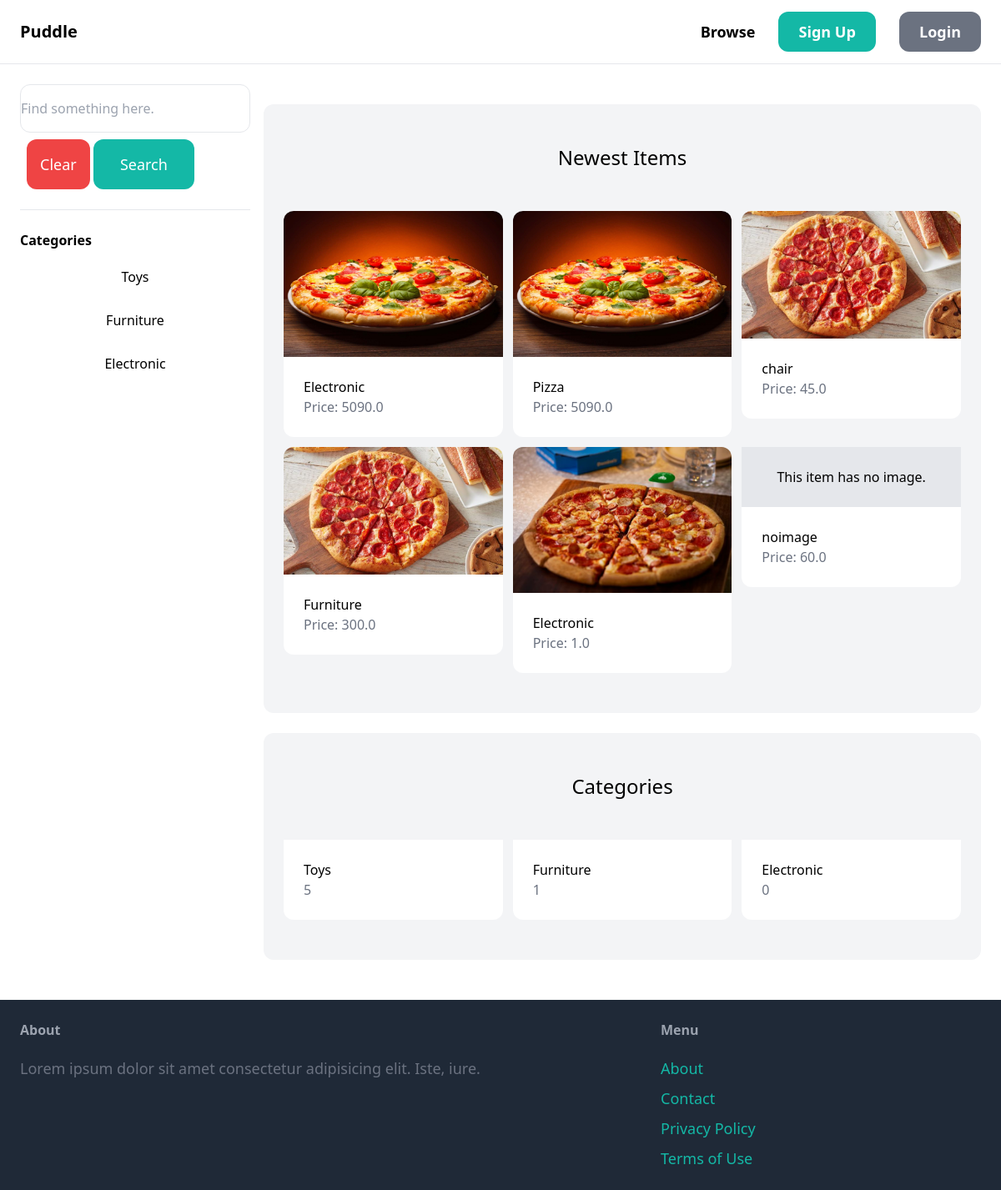
The app's page /items/ with its own data.
### items/models.py (models this page shows, shortened)
class Category(models.Model):
    name = models.CharField(max_length=255)
    class Meta:
        verbose_name_plural = 'Categories'

class Item(models.Model):
    category = models.ForeignKey(Category,related_name='items',on_delete=models.CASCADE)
    name = models.CharField(max_length=255)
    description = models.TextField(blank=True,null=True)
    price = models.FloatField()
    image = models.ImageField(upload_to='item_images',blank=True,null=True)
    is_sold = models.BooleanField(default=False)
    created_by = models.ForeignKey(User,related_name='items',on_delete=models.CASCADE)
    created_at = models.DateTimeField(auto_now_add = True)

### items/views.py (the view)
# urls.py: path('',views.items,name='items'),
def items(request):
     query = request.GET.get('query','')
     category_id = request.GET.get('category',0)
     categories = Category.objects.all()
     items = Item.objects.filter(is_sold=False)
     if category_id:
          items = items.filter(category_id = category_id)
     if query:
          items = items.filter(Q(name__icontains=query) | Q(description__icontains=query))
     return render(request,'items.html',{
           'items' : items,
           'query' : query,
           'categories' : categories,
           'category_id' : int(category_id)
      })

### items/templates/items.html (shortened to what this page needs)
{% extends 'main.html'%} {%block content%}
<div class="pb-6 grid grid-cols-4 gap-4">
  <div class="col-span-1">
    <form action="{%url 'items:items'%}" method="get">
      <span>
        <input
          type="text"
          name="query"
          class="w-full py-4 border rounded-xl"
          value="{{ query }}"
          placeholder="Find something here."
        />
         <button type="button" id="clearButton" class="ml-2 py-4 px-4 text-lg bg-red-500 text-white rounded-xl">
      Clear
    </button>
      </span>
      <button class="mt-2 py-4 px-8 text-lg bg-teal-500 text-white rounded-xl">
        Search
      </button>
    </form>
    <hr class="my-6" />
    <p class="font-semibold mb-3">Categories</p>
    <ul>
      {% for category in categories %}
      <li
        class="py-2 px-1 rounded-xl {%if category.id == category_id%} bg-gray-100 {%endif%} mb-3 text-center"
      >
        <a
          href="{%url 'items:items'%}?query={{query}}&category={{category.id}} "
        >
          {{ category.name }}
        </a>
      </li>
      {%endfor%}
    </ul>
  </div>
  <div class="col-span-3">
    <div class="mt-6 px-6 py-12 bg-gray-100 rounded-xl">
      <h2 class="mb-12 text-2xl text-center">Newest Items</h2>
      <div class="grid grid-cols-3 gap-3">
        {%for item in items%}
        <div>
          <a href="{% url 'items:detail' item.id %}">
            <div>
              {% if item.image %}
              <img src="{{ item.image.url }}" class="rounded-t-xl" alt="none" />
              {%else%}
              <p class="text-center p-6 bg-gray-200">This item has no image.</p>
              {% endif %}
            </div>
            <div class="p-6 bg-white rounded-b-xl">
              <h2 class="test-2xl">{{ item.name }}</h2>
              <p class="text-gray-500">Price: {{ item.price }}</p>
            </div>
          </a>
        </div>
        {%endfor%}
      </div>
    </div>
    <div class="mt-6 px-6 py-12 bg-gray-100 rounded-xl">
      <h2 class="mb-12 text-2xl text-center">Categories</h2>
      <div class="grid grid-cols-3 gap-3">
        {%for category in categories%}
        <div>
          <a href="">
            <div class="p-6 bg-white rounded-b-xl">
              <h2 class="test-2xl">{{ category.name }}</h2>
              <p class="text-gray-500">{{ category.items.count }}</p>
            </div>
          </a>
        </div>
        {%endfor%}
      </div>
    </div>
  </div>
</div>
{%endblock%}

### records on screen
Category: name "Toys", items.count "5"
Category: name "Furniture", items.count "1"
Category: name "Electronic", items.count "0"
Item: image (picture), name "Electronic", price "5090.0"
Item: image (picture), name "Pizza", price "5090.0"
Item: image (picture), name "chair", price "45.0"
Item: image (picture), name "Furniture", price "300.0"
Item: image (picture), name "Electronic", price "1.0"
Item: image "This item has no image.", name "noimage", price "60.0"
